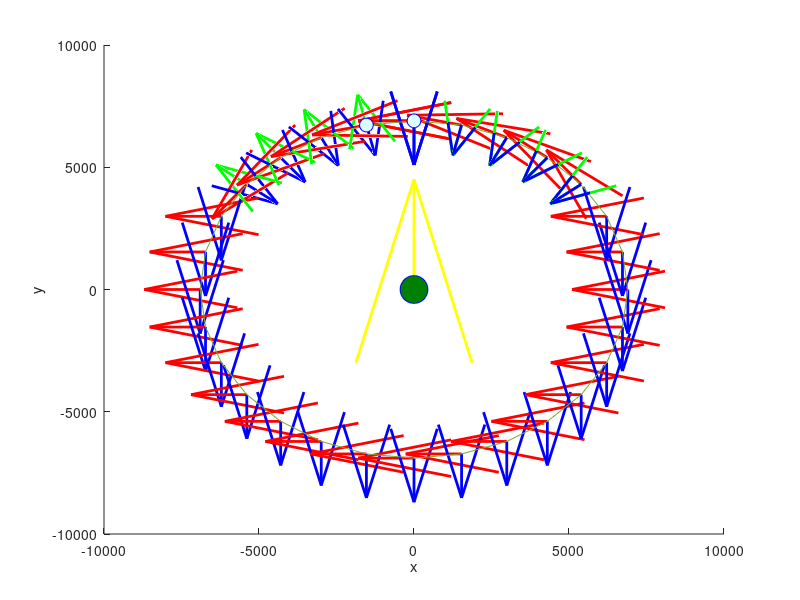

Write the MATLAB code that produced this figure.
clc
clear
%------------------------------BACKGROUND----------------------------------
% vehicle has X+ aligned with velocity and rotates about X+ +-45 deg
% ---------------------ASSUMPTIONS/ATTITUDE CONSTRAINTS-------------------
% slewing takes roughly 3 minutes ~GNC. this code won't capture slewing
% since positions are 90min/15positions ~6 minutes apart 
% SC appears to orbit earth in CCW according to TD
%
% SN2 has Z+ aligned with aperture
%         Y+ aligned with avionics tray
%         X+ aligned with torque rods side
% in hot case , SC X+ is pointing velocity (avionics tray facing nadir)
% in cold case, SC y+ is pointing velocity (avionics tray facing space)
%
% SUN POINTING, Spacecraft X- is aligned with
% geocentric Z+, and spacecraft Z- is aligned with geocentric Y+
%
% NADIR POINTING, Spacecraft X- is aligned with velocity, spacecraft Z+
% points towards GEOCENTRIC [0 0 0]

%----------------------------PROBLEM SETUP---------------------------------

h = 520; % altitude of spacecraft in kms
beta = 0*-1; % beta angle in DEGREES (misinterpreted, *-1)
n_positions = 29; % number of positions minus 1 in orbit desired

mu = 398600; %gravitational parameter of earth km3/s2
R = 6378; %radius of earth km
a = R+h; %altitude from center of earth km

% orbital period, and time at each position
T_orbit_sec = floor(2*pi*mu^(-0.5)*a^1.5);
times = linspace(0,T_orbit_sec,n_positions);
time_step_sec = T_orbit_sec/n_positions;
time_step_minutes = time_step_sec/60;

% eclipse fraction/beta star, spacecraft thermal control handbook pg 41
beta_star = asind(R/(R+h)); 
if (beta < beta_star)
    eclipse_fraction = acosd(sqrt(h^2 + 2*R*h)/((R+h)*cosd(beta)))/180;
    eclipse_dur_sec = eclipse_fraction*T_orbit_sec; 
    t_eclipse_enter = T_orbit_sec/2 - eclipse_dur_sec/2;
    t_eclipse_exit = t_eclipse_enter + eclipse_dur_sec;
else
    eclipse_fraction = 0;
    t_eclipse_enter = 0;
    t_eclipse_exit = 0;
end

% if telescope is nadir pointing in eclipse
nadir_point_sec = 0; % eclipse_dur_sec; % seconds in orbit spacecraft is pointing nadir
nadir_phase_shift_sec = t_eclipse_enter; % how long after beginning of orbit the spacecraft starts to point nadir
aux_event_sec = 10*60; % 10 minutes positive 45 deg
aux_event_2_sec = 10*60; % 10 minutes negative 45 deg
aux_event_phase_shift_sec = 0;

% choosing what positions the spacecraft will be pointing towards nadir

% DOUBLE CHECK NADIR POINT LOGIC-------------------------------------------
if(nadir_point_sec>0)
    n_nadir_positions = round(nadir_point_sec/time_step_sec);
    nadir_positions = round(nadir_phase_shift_sec/time_step_sec):(round(nadir_phase_shift_sec/time_step_sec)+n_nadir_positions);
end

% phase shift of +pi/2 to start time at subsolar point to match with TD
x_pos = @(t) a*cos(t*2*pi/T_orbit_sec + pi/2); 
y_pos = @(t) a*sin(t*2*pi/T_orbit_sec + pi/2)*cosd(beta); 
z_pos = @(t) a*sin(t*2*pi/T_orbit_sec + pi/2)*sind(beta);

%creating position array for GCS
position_array = zeros(n_positions, 3); 

% creating cartesian positions, GCS origin (0,0,0) is center of earth
% [0,1,0] points to sun
for position=1:n_positions
        position_array(position,1) = x_pos(times(position));% x
        position_array(position,2) = y_pos(times(position));% y
        position_array(position,3) = z_pos(times(position));% z
end

% 1st column is times, 2-4 is sun vector, 5-7 is nadir vector, 8 is alt
% ratio
TD_output_array = zeros(n_positions,8);
TD_output_array(:,1) = times; 
TD_output_array(:,end) = a/R;

%Pointing arrays from n_positions to sun and nadir
geo_sun_point_array = repmat([0 1 0], n_positions, 1);

geo_nadir_point_array = zeros(n_positions,3);
for position=1:n_positions
     vec = [0 0 0] - position_array(position,:);
     geo_nadir_point_array(position,1) = vec(1)/norm(vec);
     geo_nadir_point_array(position,2) = vec(2)/norm(vec);
     geo_nadir_point_array(position,3) = vec(3)/norm(vec);
end

%-------------------------------MATH---------------------------------------
% math in radians, beta input in degrees

% basis vectors for geocentric coords, no touch
x0 = [1; 0; 0];
y0 = [0; 1; 0]; 
z0 = [0; 0; 1];
GCS_Basis_Matrix = [x0,y0,z0];

% vector normal to orbital plane, used for finding velocity vector
vno = [0, -sind(beta), cosd(beta)];

% creating all velocity vectors for each position and normalizing
% roundoff errors? 
velocities = zeros(n_positions, 3);
for position=1:n_positions
     velocity = cross(vno,geo_nadir_point_array(position,:))*-1;
     velocities(position,1) = velocity(1)/norm(velocity);
     velocities(position,2) = velocity(2)/norm(velocity);
     velocities(position,3) = velocity(3)/norm(velocity);
end

% basis matrices used for rotation matrices later
% n_positions pages of 3x3 matrices
% row 1 is x basis vector
% row 2 is y basis vector 
% row 3 is z basis vector
SCCS_basis_matrices = zeros(3,3,n_positions);

% looping through sun pointing positions and creating their basis
% matrices. Sun pointing is the default behavior
%   Z- of SC points Y+ of GCS (solar array)
%   Y- of SC is pointed Z+ in GCS (heavens)
for position=1:n_positions
    SCCS_basis_matrices(2,:,position) = -1*[0, 0, 1]; % heavens
    SCCS_basis_matrices(3,:,position) = -1*[0, 1, 0]; % sun
    SCCS_basis_matrices(1,:,position) = cross( ...    % X forced by others
        SCCS_basis_matrices(2,:,position), ...
        SCCS_basis_matrices(3,:,position));
end

% looping through nadir pointing positions and creating their basis
% matrices
%   Z+ of SC points at GCS origin (0,0,0)
%   X+ of SC points velocity (same plane as GCS nadir vector, 90 degrees
if(nadir_point_sec>0)
    for position=nadir_positions(1):nadir_positions(end)
        SCCS_basis_matrices(1,:,position) = velocities(position,:);
        SCCS_basis_matrices(3,:,position) = (geo_nadir_point_array(position,:));
        SCCS_basis_matrices(2,:,position) = cross( ...
            SCCS_basis_matrices(1,:,position), ...
            SCCS_basis_matrices(3,:,position))*-1;
    end
end

% looping through auxiliary event positions. 
% rotate Z+ about X+ +45 deg

theta = 45; 
for position=25:28
    SCCS_basis_matrices(1,:,position) = velocities(position,:);
    z = geo_nadir_point_array(position,:);
    x = velocities(position,:);
    z_rotated = z * cosd(theta) + cross(x,z)*sind(theta) + x*dot(x,z)*(1 - cosd(theta));
    SCCS_basis_matrices(3,:,position) = (z_rotated);
    SCCS_basis_matrices(2,:,position) = cross( ...
        SCCS_basis_matrices(1,:,position), ...
        SCCS_basis_matrices(3,:,position))*-1;
end

theta = -45; 
for position=2:5
    SCCS_basis_matrices(1,:,position) = velocities(position,:);
    z = geo_nadir_point_array(position,:);
    x = velocities(position,:);
    z_rotated = z * cosd(theta) + cross(x,z)*sind(theta) + x*dot(x,z)*(1 - cosd(theta));
    SCCS_basis_matrices(3,:,position) = (z_rotated);
    SCCS_basis_matrices(2,:,position) = cross( ...
        SCCS_basis_matrices(1,:,position), ...
        SCCS_basis_matrices(3,:,position))*-1;
end

% creating output vectors for TD
% 1 is time
% 234 is xyz for sun
% 567 is xyz for earth
% 8 is altitude ratio
for position=1:n_positions
    TD_output_array(position,2:4) = SCCS_basis_matrices(:,:,position)*transpose(geo_sun_point_array(position,:));
    TD_output_array(position,5:7) = SCCS_basis_matrices(:,:,position)*transpose(geo_nadir_point_array(position,:));
end


%-------------------------------VISUALIZATION------------------------------
hold on

% orbital normal
quiver3(0,0,0, vno(1), vno(2), vno(3), 1000);
% earth to sun
quiver3(0,0,0, 0, 5000, 0, 'y', 'LineWidth',2, 'MaxHeadSize',1);
%plotting all nadir and sun pointing vectors from each position
for position=1:n_positions
    %sun pointing
    % quiver3(position_array(position,1),position_array(position,2), ...
    %     position_array(position,3),geo_sun_point_array(position, 1), ...
    %     geo_sun_point_array(position, 2),geo_sun_point_array(position, 3),2000)
    % velocities
    % quiver3(position_array(position,1),position_array(position,2), ...
    %     position_array(position,3), velocities(position, 1),velocities ...
    %     (position, 2),velocities(position, 3),2000)
    %nadir pointing
    % quiver3(position_array(position,1),position_array(position,2), ...
    %     position_array(position,3),geo_nadir_point_array(position,1), ...
    %     geo_nadir_point_array(position,2), geo_nadir_point_array(position,3) )

    scale = 2000; 
    % spacecraft X, red 
    quiver3(position_array(position,1),position_array(position,2), ...
        position_array(position,3), ...
        SCCS_basis_matrices(1,1,position)*scale, ...
        SCCS_basis_matrices(1,2,position)*scale,  ...
        SCCS_basis_matrices(1,3,position)*scale, ...
        'r','LineWidth', 2, 'MaxHeadSize', 1);
    % spacecraft Y, green
    quiver3(position_array(position,1),position_array(position,2), ...
        position_array(position,3), ...
        SCCS_basis_matrices(2,1,position)*scale, ...
        SCCS_basis_matrices(2,2,position)*scale,  ...
        SCCS_basis_matrices(2,3,position)*scale, ...
        'g', 'LineWidth', 2, 'MaxHeadSize', 1);
    % spacecraft Z, blue
    quiver3(position_array(position,1),position_array(position,2), ...
        position_array(position,3), ...
        SCCS_basis_matrices(3,1,position)*scale, ...
        SCCS_basis_matrices(3,2,position)*scale,  ...
        SCCS_basis_matrices(3,3,position)*scale, ...
        'b','LineWidth',2, 'MaxHeadSize', 1);
    % quiver3(position_array(position,1),position_array(position,2),position_array(position,3), [u v w])
end

% 1st position dot
plot3(position_array(1,1),position_array(1,2),position_array(1,3),'-o','Color','b','MarkerSize',10,...
   'MarkerFaceColor','#D9FFFF')
plot3(position_array(2,1),position_array(2,2),position_array(2,3),'-o','Color','b','MarkerSize',10,...
   'MarkerFaceColor','#D9FFFF')

%plotting orbital path
plot3(position_array(:,1),position_array(:,2),position_array(:,3))
xlabel('x')
ylabel('y')
zlabel('z')
plot3(0,0,0,'-o','Color','b','MarkerSize',20,...
    'MarkerFaceColor','#008000')
zlim([-5000,5000])
set(gca,'Color','#808080')


% sun messed up the scales, maybe put in later
% plot3(0,40000,0,'-o','Color','b','MarkerSize',10,...
%     'MarkerFaceColor','#FFFF00')
